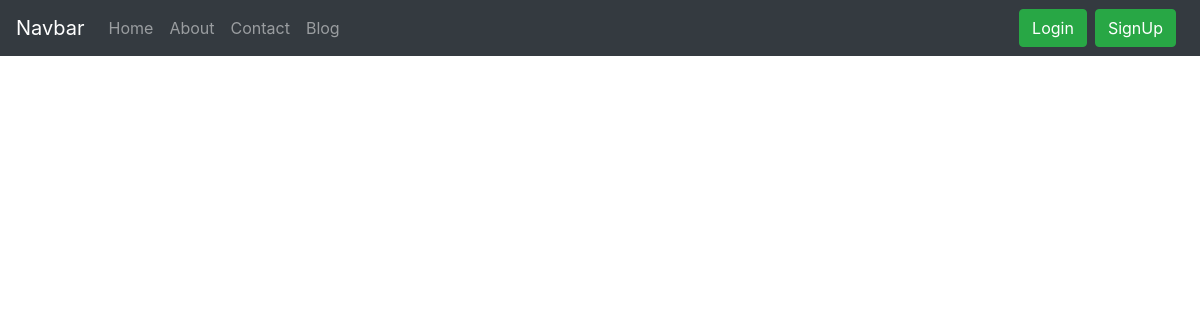
Before: /blog/first_post with the older database file.
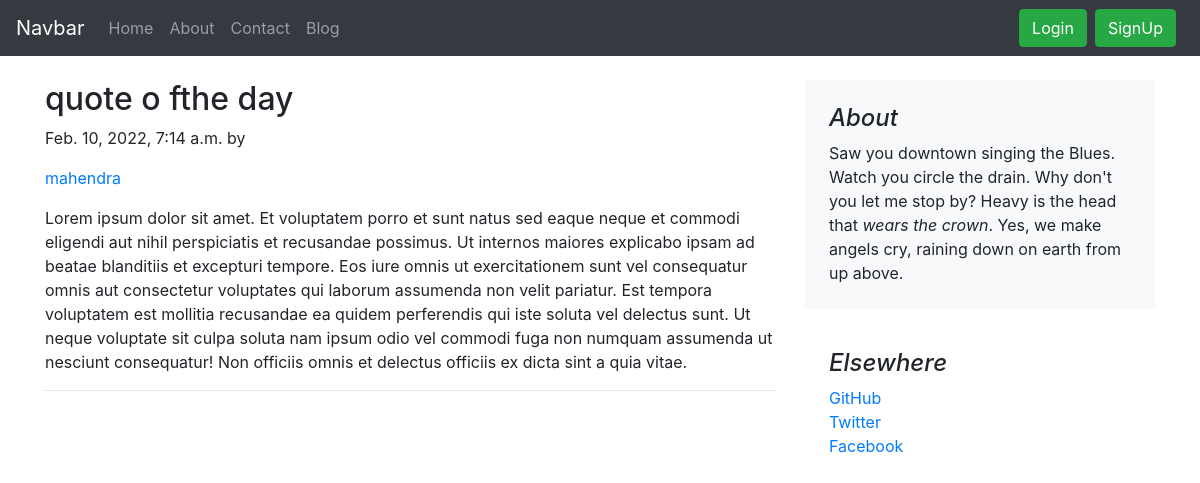
After: the same page with the newer database file.
### blog/models.py (models this page shows, shortened)
class Post(models.Model):
     sn = models.AutoField(primary_key= True)
     title = models.CharField(max_length=500)
     content = models.TextField()
     slug = models.CharField(max_length=500)
     timestamp = models.DateTimeField(blank=True)
     author = models.CharField(max_length=100)

### blog/views.py (the view)
# urls.py: path("<str:slug>", views.blogpost, name='home')
def blogpost(request, slug):
    blog_post = Post.objects.filter(slug=slug)
    context = {"blog_post": blog_post}
    return render(request, "blog/blogpost.html", context)

### templates/blog/blogpost.html (shortened to what this page needs)
{% extends "base.html" %}
{% block body %}
{% for post in blog_post %}
<div class="container my-4">
<div class="row">
    <div class="col-md-8 blog-main">
        <div class="blog-post">
        <h2 class="blog-post-title">{{post.title}}</h2>
        <p class="blog-post-meta">{{post.timestamp}} by</p> <a href="#">{{post.author}}</a></p>
        <p>{{ post.content }}</p>
        <hr>
      </div>
    </div>
    <aside class="col-md-4 blog-sidebar">
      <div class="p-4 mb-3 bg-light rounded">
        <h4 class="font-italic">About</h4>
        <p class="mb-0">Saw you downtown singing the Blues. Watch you circle the drain. Why don't you let me stop by? Heavy is the head that <em>wears the crown</em>. Yes, we make angels cry, raining down on earth from up above.</p>
      </div>
      <div class="p-4">
        <h4 class="font-italic">Elsewhere</h4>
        <ol class="list-unstyled">
          <li><a href="#">GitHub</a></li>
          <li><a href="#">Twitter</a></li>
          <li><a href="#">Facebook</a></li>
        </ol>
      </div>
    </aside>
  </div>
</div>
{% endfor %}
{% endblock body %}

Changed rows visible on the page:
added Post: title "quote o fthe day", timestamp "Feb. 10, 2022, 7:14 a.m.", author "mahendra", content "Lorem ipsum dolor sit amet. Et voluptatem porro et sunt natus sed eaque neque et commodi eligendi aut nihil perspiciatis et recusandae possimus. Ut internos maiores explicabo ipsam ad beatae blanditiis et excepturi tempore. Eos iure omnis ut exercitationem sunt vel consequatur omnis aut consectetur voluptates qui laborum assumenda non velit pariatur. Est tempora voluptatem est mollitia recusandae ea quidem perferendis qui iste soluta vel delectus sunt. Ut neque voluptate sit culpa soluta nam ipsum odio vel commodi fuga non numquam assumenda ut nesciunt consequatur! Non officiis omnis et delectus officiis ex dicta sint a quia vitae."
